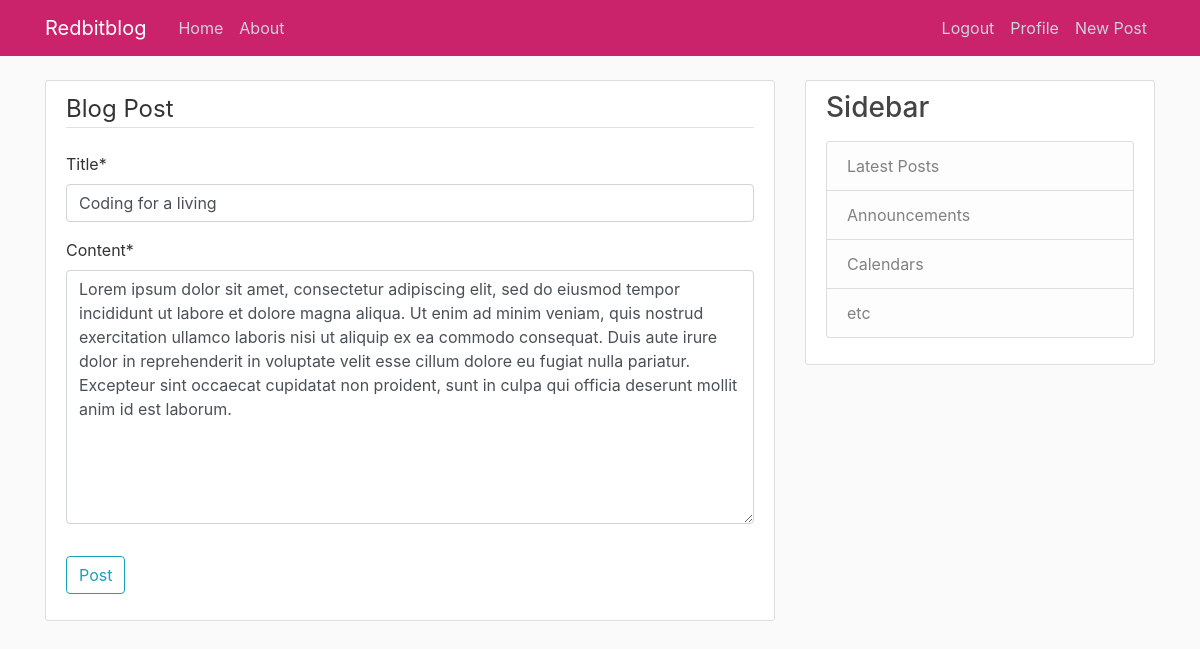
Screenshot of /post/13/update/ (signed in) with the database file from the repository.
### blog/models.py (models this page shows, shortened)
class Post(models.Model):
    title = models.CharField(max_length=100)
    content = models.TextField()
    date = models.DateTimeField(default=timezone.now)
    author = models.ForeignKey(
        User, on_delete=models.CASCADE)

### blog/views.py (the view, shortened to what this page needs)
class PostUpdateView(LoginRequiredMixin, UserPassesTestMixin, UpdateView):
    model = Post
    fields = ['title', 'content']
    def test_func(self):
        post = self.get_object()
        if self.request.user == post.author:
            return True
        return False

### blog/templates/blog/post_form.html (shortened to what this page needs)
{%extends 'blog/base.html'%}
{%load crispy_forms_tags%}
{%block content%}
<div class='content-section'>
    <form method="POST">
        <fieldset class='form-group'>
            <legend class="border-bottom mb-4">
                Blog Post
            </legend>
            {{form|crispy}}
        </fieldset>
        <div class="form-group">
            <button class="btn btn-outline-info" type="submit">
                Post
            </button>
        </div>
    </form>
</div>
{%endblock content%}

### blog/static/blog/main.css (style rules this page uses)
body { background: #fafafa; color: #333333; margin-top: 5rem; }
.content-section { background: #ffffff; padding: 10px 20px; border: 1px solid #dddddd; border-radius: 3px; margin-bottom: 20px; }

### rows the page displays
Post: title "Coding for a living", content "Lorem ipsum dolor sit amet, consectetur adipiscing elit, sed do eiusmod tempor incididunt ut labore et dolore magna aliqua. Ut enim ad minim veniam, quis nostrud exercitation ullamco laboris nisi ut aliquip ex ea commodo consequat. Duis aute irure dolor in reprehenderit in voluptate velit esse cillum dolore eu fugiat nulla pariatur. Excepteur sint occaecat cupidatat non proident, sunt in culpa qui officia deserunt mollit anim id est laborum."
